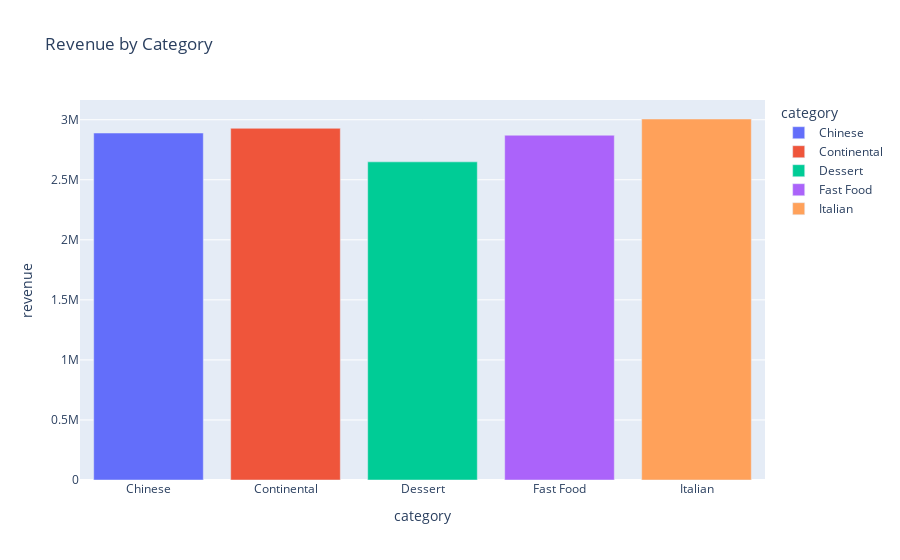

The code cell stored with this chart in its notebook:
### Code cell
import plotly.express as px
fig = px.bar(df.groupby('category')['revenue'].sum().reset_index(),
             x='category', y='revenue', color='category',
             title='Revenue by Category')
fig.show()

### Figure 1 — Plotly figure (JSON) as saved in the notebook; plotly's stock layout.template omitted (floating-point values rounded to 4 significant figures)
{"data": [{"hovertemplate": "category=%{x}<br>revenue=%{y}<extra></extra>", "legendgroup": "Chinese", "marker": {"color": "#636efa", "pattern": {"shape": ""}}, "name": "Chinese", "orientation": "v", "showlegend": true, "textposition": "auto", "type": "bar", "x": ["Chinese"], "xaxis": "x", "y": [2889000.0], "yaxis": "y"}, {"hovertemplate": "category=%{x}<br>revenue=%{y}<extra></extra>", "legendgroup": "Continental", "marker": {"color": "#EF553B", "pattern": {"shape": ""}}, "name": "Continental", "orientation": "v", "showlegend": true, "textposition": "auto", "type": "bar", "x": ["Continental"], "xaxis": "x", "y": [2929000.0], "yaxis": "y"}, {"hovertemplate": "category=%{x}<br>revenue=%{y}<extra></extra>", "legendgroup": "Dessert", "marker": {"color": "#00cc96", "pattern": {"shape": ""}}, "name": "Dessert", "orientation": "v", "showlegend": true, "textposition": "auto", "type": "bar", "x": ["Dessert"], "xaxis": "x", "y": [2649000.0], "yaxis": "y"}, {"hovertemplate": "category=%{x}<br>revenue=%{y}<extra></extra>", "legendgroup": "Fast Food", "marker": {"color": "#ab63fa", "pattern": {"shape": ""}}, "name": "Fast Food", "orientation": "v", "showlegend": true, "textposition": "auto", "type": "bar", "x": ["Fast Food"], "xaxis": "x", "y": [2871000.0], "yaxis": "y"}, {"hovertemplate": "category=%{x}<br>revenue=%{y}<extra></extra>", "legendgroup": "Italian", "marker": {"color": "#FFA15A", "pattern": {"shape": ""}}, "name": "Italian", "orientation": "v", "showlegend": true, "textposition": "auto", "type": "bar", "x": ["Italian"], "xaxis": "x", "y": [3006000.0], "yaxis": "y"}], "layout": {"barmode": "relative", "legend": {"title": {"text": "category"}, "tracegroupgap": 0}, "title": {"text": "Revenue by Category"}, "xaxis": {"anchor": "y", "categoryarray": ["Chinese", "Continental", "Dessert", "Fast Food", "Italian"], "categoryorder": "array", "domain": [0, 1], "title": {"text": "category"}}, "yaxis": {"anchor": "x", "domain": [0, 1], "title": {"text": "revenue"}}}}
